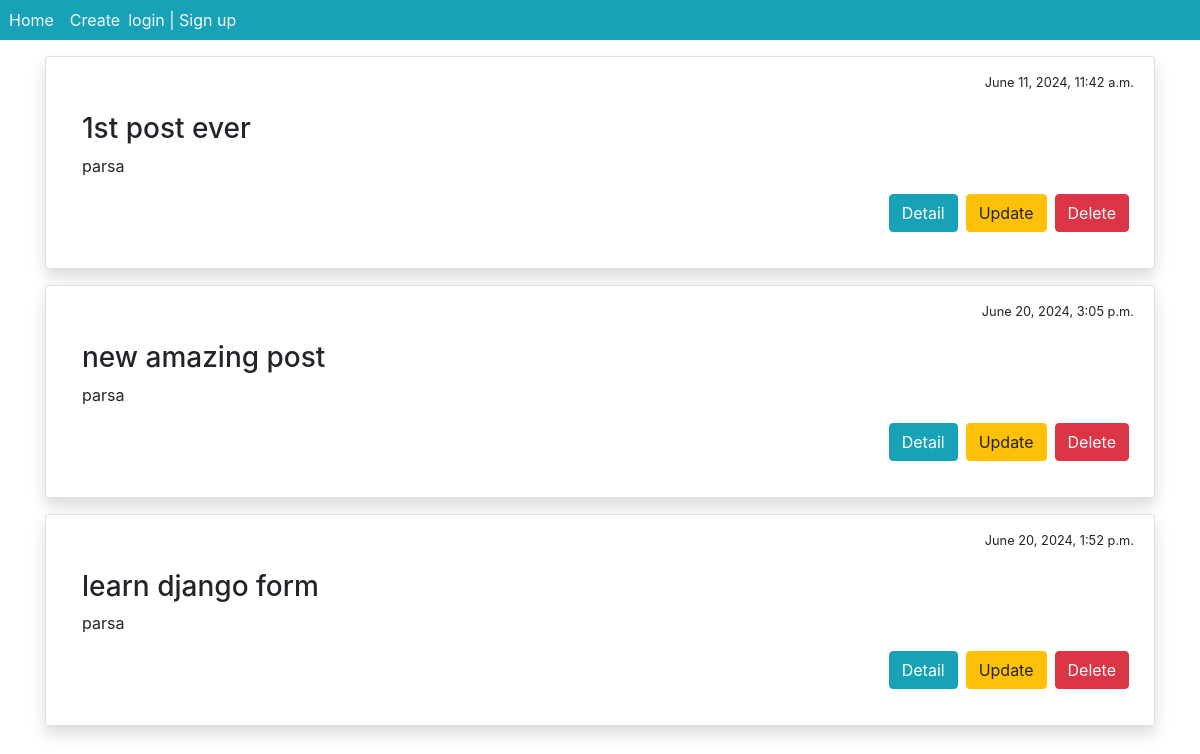
The page /blog/ on the database as committed earlier.
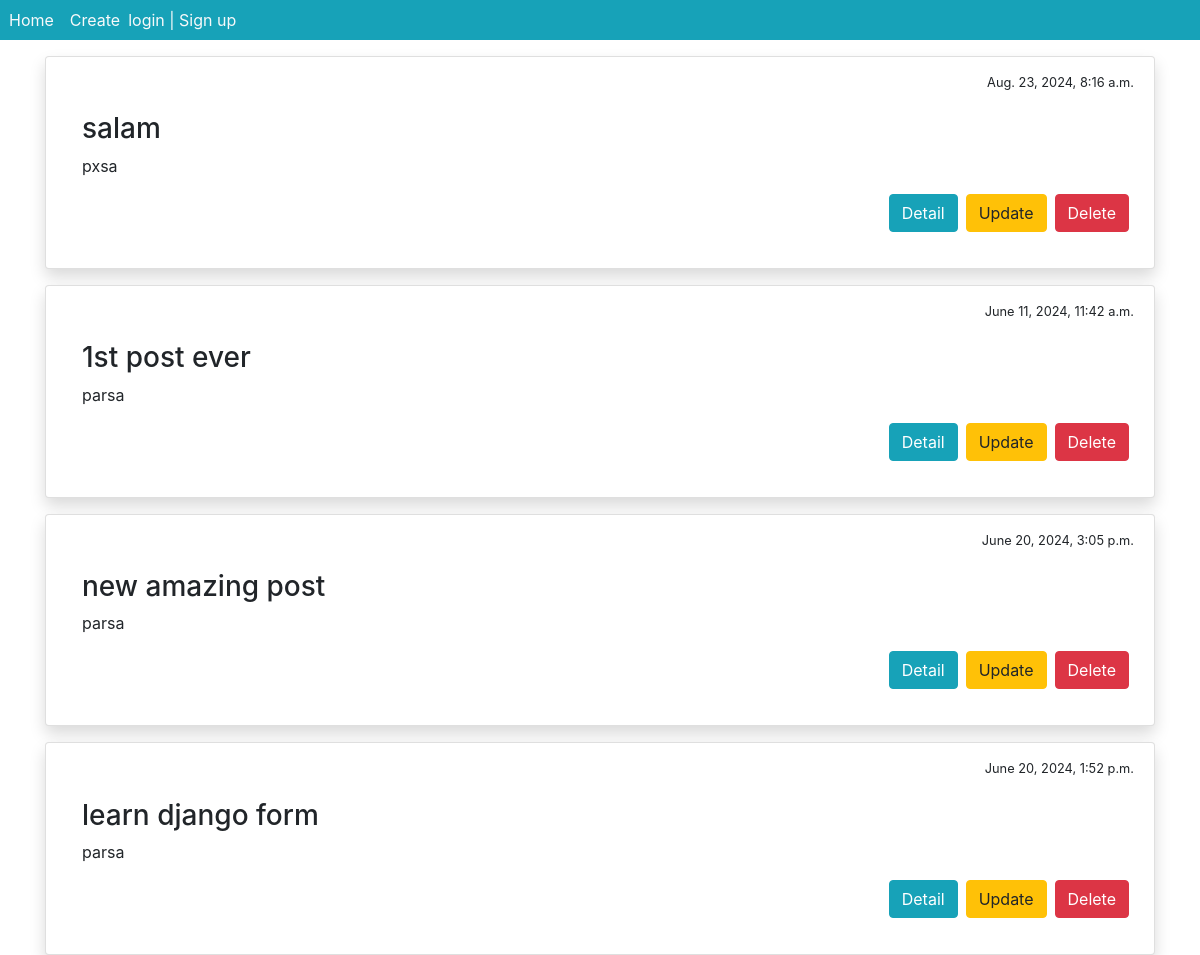
The same page on the database as committed later.
### blog/models.py (models this page shows, shortened)
class Post(models.Model):
    STATUS_CHOICES = (
        ('pub', 'Published'),
        ('drf', 'Draft'),
    )
    title = models.CharField(max_length=100)
    text = models.TextField()
    date_created = models.DateTimeField(auto_now_add=True)
    date_modified = models.DateTimeField(auto_now=True)
    status = models.CharField(choices=STATUS_CHOICES, default='drf', max_length=3)
    author = models.ForeignKey('auth.User', on_delete=models.CASCADE, null=True)

### blog/views.py (the view)
# urls.py: path('', views.PostList.as_view(), name='all_posts'),
class PostList(generic.ListView):
    model = Post
    template_name = 'blog/posts.html'
    context_object_name = 'posts'
    def get_queryset(self):
        return Post.objects.filter(status='pub').order_by('-date_modified')

### blog/templates/blog/posts.html (shortened to what this page needs)
{% extends '_base.html'%}
{%block content%}
   {% for post in posts %}
   <div class="card mt-3 p-3 shadow">
      <div class="row justify-content-end mr-1">
         <small>{{ post.date_created }}</small>
      </div>
      <div class="card-body">
          <h3>{{ post.title }}</h3>
          <p> {{ post.author }}</p>
            <div class="row justify-content-end">
               <a class="btn btn-info mx-1" href="{% url 'post_detail' post.id %}">Detail</a>
               <a class="btn btn-warning mx-1" href="{% url 'update_post' post.id %}">Update</a>
               <a class="btn btn-danger mx-1" href="{% url 'remove_post' post.id %}">Delete</a>
            </div>
      </div>
   </div>
   {% endfor %}
{%endblock%}

### templates/_base.html (shortened to what this page needs)
<!DOCTYPE html>
<html lang="en">
<head>
    <link rel="stylesheet" href="https://cdn.jsdelivr.net/npm/bootstrap@4.3.1/dist/css/bootstrap.min.css">
</head>
<body>
    <nav class="navbar navbar-light bg-info text-light">
        <div class="row justify-content-start g-3 text-align-center align-item-center">
            <div>
                <a class="text-light mb-0 m-2" href="{% url 'all_posts' %}">Home</a>
            </div>
            <div>
                <a class="text-light mb-0 m-2" href="{% url 'create_post' %}">Create</a>
            </div>
            <div>
                {% if user.is_authenticated %}
                    welcome {{user.username}} |
                    <form class="inline-block" action="{% url 'logout' %}" method='POST'>
                        {% csrf_token %}
                        <button class="btn btn-sm" type="submit">logout</button>
                    </form>
                {% else %}
                    <a class = "text-light" href="{% url 'login' %}">login</a> | <a class = "text-light" href="{% url 'signup' %}">Sign up</a>
                {% endif %}
            </div>
        </div>
    </nav>
    <div class="container">
        {%block content%}
        {%endblock%}
    </div>
</body>
</html>

Rows that differ between the two databases and show on the page:
added Post: date_created "Aug. 23, 2024, 8:16 a.m.", title "salam", author "pxsa"
